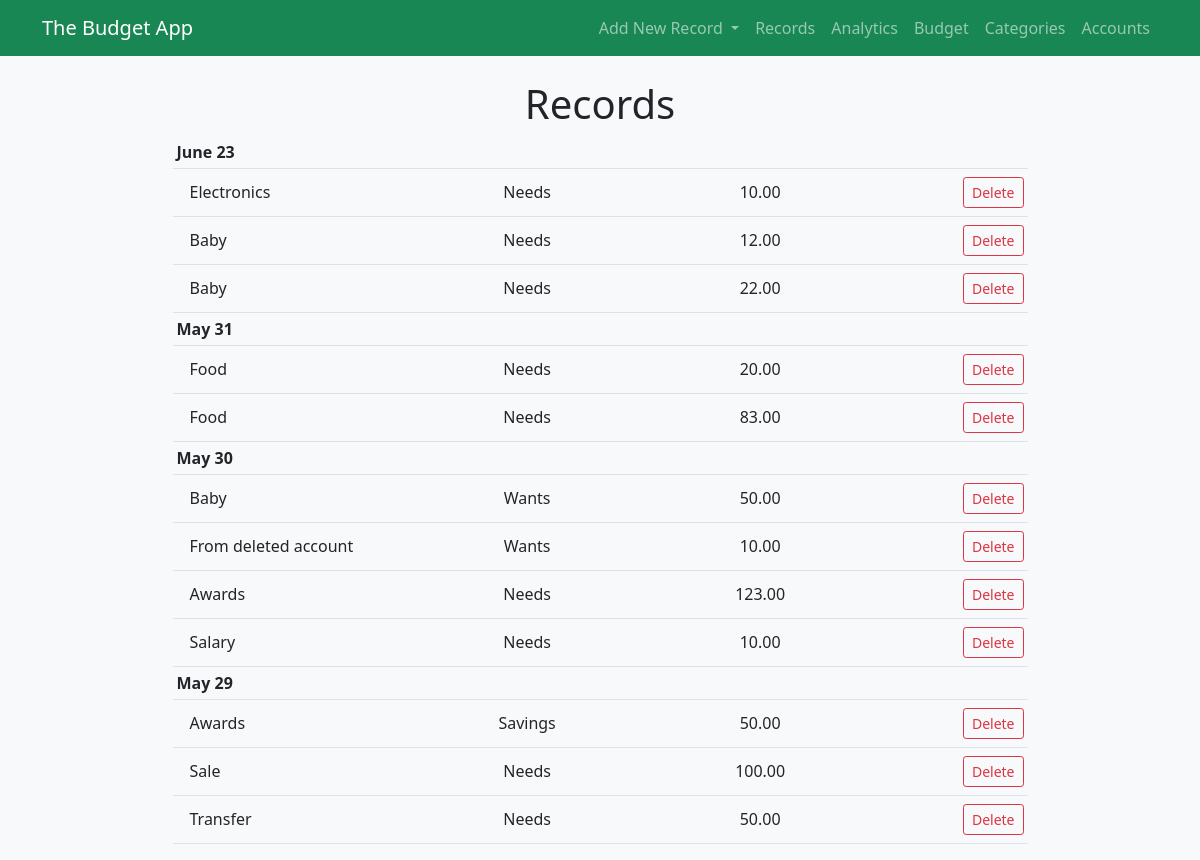
Page /records on the committed database.
### the_budget_app/models.py (models this page shows, shortened)
class Ledger(models.Model):
    account = models.ForeignKey(Account, on_delete=models.CASCADE)
    category = models.ForeignKey(Category, on_delete=models.CASCADE)
    to_account = models.ForeignKey(Account, on_delete=models.CASCADE, null=True, related_name='to_account')
    amount = models.FloatField(default=0)
    note = models.CharField(max_length=200, blank=True)
    date_created = models.DateTimeField()
    class Meta:
        db_table = 'ledger'

class Category(models.Model):
    CATEGORY_TYPE = (
        ('income', 'Income'),
        ('expense', 'Expense'),
        ('transfer','Transfer')
    )
    category_type = models.CharField(max_length=8, choices=CATEGORY_TYPE)
    category_name = models.CharField(max_length=200)
    editable = models.BooleanField(default=True)
    class Meta:
        db_table = 'category'
        verbose_name_plural = 'categories'

class Account(models.Model):
    account_name = models.CharField(max_length=200)
    splitting_percent = models.IntegerField(default=0)
    amount = models.FloatField(default=0)
    class Meta:
        db_table = 'account'

### the_budget_app/views/records_view.py (the view)
# urls.py: path('', index.index, name='index'),
def index(request):
    all_record = Ledger.objects.all().order_by('-date_created')
    context = {
        'records': all_record
    }
    return render(request, INDEX_RECORD, context)

### the_budget_app/templates/the_budget_app/records/records.html (shortened to what this page needs)
{% extends '../base.html' %}
{% block content %}
<div class="container-lg mt-4">
    <h1 class="text-center">Records</h1>
    <div class="row justify-content-center">
        <table class="table table-hover table-sm" style="max-width: 75%;">
            <tbody>
                {% if records %}
                    {% regroup records by date_created|date:"F j" as records %}
                    {% for date_created in records %}
                    <tr>
                        <th colspan="2">{{ date_created.grouper }}</th>
                    </tr>
                        {% for record in date_created.list %}
                        <tr>
                            <td>
                                <a role="button" type="button" class="btn d-flex align-items-center row" data-bs-toggle="modal" data-bs-target="#modal{{ record.pk }}">
                                    <p class="m-0 col text-start">{{ record.category.category_name }}</p>
                                    <p class="m-0 col">{{ record.account.account_name }}</p>
                                    <p class="m-0 col">{{ record.amount|floatformat:"2g" }}</p>
                                </a>
                            </td>
                            <td>
                                <form class="my-1 d-flex justify-content-end" action="{% url 'the_budget:delete_record' record.pk %}" method="post">
                                    <input class="btn btn-outline-danger btn-sm" type="submit" value="Delete">
                                </form>
                            </td>
                        </tr>
                        {% endfor %}
                    {% endfor %}
                {% else %}
                No data
                {% endif %}
            </tbody>
        </table>
    </div>
</div>
{% endblock content %}

### rows in the picture
Ledger: category.category_name "Electronics", account.account_name "Needs", amount "10.00"
Ledger: category.category_name "Baby", account.account_name "Needs", amount "12.00"
Ledger: category.category_name "Baby", account.account_name "Needs", amount "22.00"
Ledger: category.category_name "Food", account.account_name "Needs", amount "20.00"
Ledger: category.category_name "Food", account.account_name "Needs", amount "83.00"
Ledger: category.category_name "Baby", account.account_name "Wants", amount "50.00"
Ledger: category.category_name "From deleted account", account.account_name "Wants", amount "10.00"
Ledger: category.category_name "Awards", account.account_name "Needs", amount "123.00"
Ledger: category.category_name "Salary", account.account_name "Needs", amount "10.00"
Ledger: category.category_name "Awards", account.account_name "Savings", amount "50.00"
Ledger: category.category_name "Sale", account.account_name "Needs", amount "100.00"
Ledger: category.category_name "Transfer", account.account_name "Needs", amount "50.00"

### other values in the picture
{{ date_created.grouper }} "June 23" "May 31" "May 30" "May 29"
